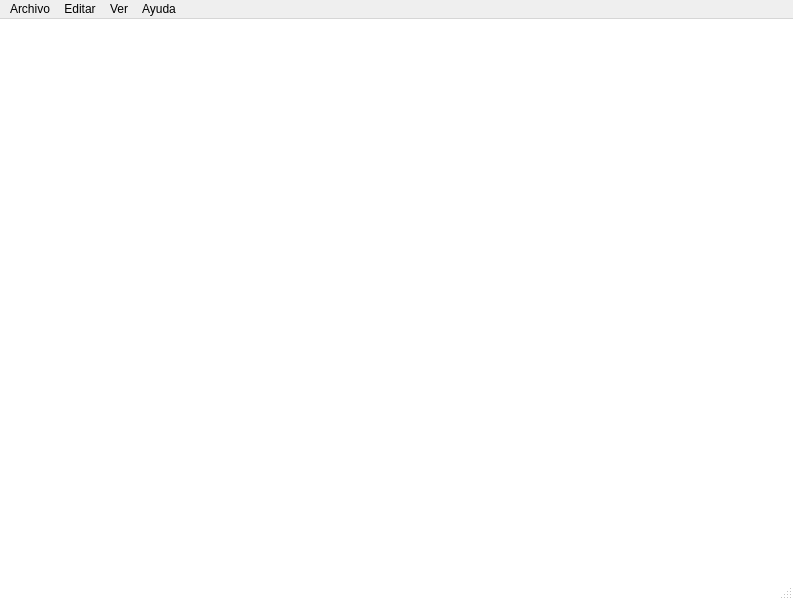
<?xml version="1.0" encoding="UTF-8"?>
<ui version="4.0">
 <class>MainWindow</class>
 <widget class="QMainWindow" name="MainWindow">
  <property name="geometry">
   <rect>
    <x>0</x>
    <y>0</y>
    <width>793</width>
    <height>600</height>
   </rect>
  </property>
  <property name="font">
   <font>
    <family>Roboto</family>
   </font>
  </property>
  <property name="windowTitle">
   <string>Notepy</string>
  </property>
  <property name="styleSheet">
   <string notr="true">QMainWindow#MainWindow {background: white; }</string>
  </property>
  <widget class="QWidget" name="centralwidget">
   <layout class="QGridLayout" name="gridLayout">
    <property name="bottomMargin">
     <number>0</number>
    </property>
    <item row="0" column="0">
     <widget class="QPlainTextEdit" name="editor">
      <property name="font">
       <font>
        <family>Roboto</family>
        <pointsize>12</pointsize>
       </font>
      </property>
      <property name="frameShape">
       <enum>QFrame::NoFrame</enum>
      </property>
     </widget>
    </item>
   </layout>
  </widget>
  <widget class="QMenuBar" name="menubar">
   <property name="geometry">
    <rect>
     <x>0</x>
     <y>0</y>
     <width>793</width>
     <height>22</height>
    </rect>
   </property>
   <widget class="QMenu" name="file">
    <property name="tearOffEnabled">
     <bool>true</bool>
    </property>
    <property name="title">
     <string>Archivo</string>
    </property>
    <addaction name="action_new"/>
    <addaction name="action_new_window"/>
    <addaction name="action_open"/>
    <addaction name="action_save"/>
    <addaction name="action_save_as"/>
    <addaction name="separator"/>
    <addaction name="action_page_settings"/>
    <addaction name="action_print"/>
    <addaction name="separator"/>
    <addaction name="action_exit"/>
   </widget>
   <widget class="QMenu" name="edit">
    <property name="tearOffEnabled">
     <bool>true</bool>
    </property>
    <property name="title">
     <string>Editar</string>
    </property>
    <addaction name="action_undo"/>
    <addaction name="separator"/>
    <addaction name="action_cut"/>
    <addaction name="action_copy"/>
    <addaction name="action_paste"/>
    <addaction name="action_delete"/>
    <addaction name="separator"/>
    <addaction name="action_search"/>
    <addaction name="action_search_next"/>
    <addaction name="action_search_before"/>
    <addaction name="action_replace"/>
    <addaction name="action_goto"/>
    <addaction name="separator"/>
    <addaction name="action_select_all"/>
    <addaction name="action_datetime"/>
    <addaction name="separator"/>
    <addaction name="action_font"/>
   </widget>
   <widget class="QMenu" name="view">
    <property name="tearOffEnabled">
     <bool>true</bool>
    </property>
    <property name="title">
     <string>Ver</string>
    </property>
    <widget class="QMenu" name="menuZoom">
     <property name="tearOffEnabled">
      <bool>true</bool>
     </property>
     <property name="title">
      <string>Zoom</string>
     </property>
     <addaction name="action_zoom_in"/>
     <addaction name="action_zoom_out"/>
     <addaction name="action_restore_zoom"/>
    </widget>
    <addaction name="menuZoom"/>
    <addaction name="action_status_bar"/>
    <addaction name="action_linebreak"/>
   </widget>
   <widget class="QMenu" name="help">
    <property name="title">
     <string>Ayuda</string>
    </property>
    <addaction name="action_settings"/>
    <addaction name="action_about"/>
   </widget>
   <addaction name="file"/>
   <addaction name="edit"/>
   <addaction name="view"/>
   <addaction name="help"/>
  </widget>
  <widget class="QStatusBar" name="status_bar"/>
  <action name="action_new">
   <property name="text">
    <string>Nuevo</string>
   </property>
   <property name="shortcut">
    <string>Ctrl+N</string>
   </property>
  </action>
  <action name="action_new_window">
   <property name="text">
    <string>Nueva ventana</string>
   </property>
   <property name="shortcut">
    <string>Ctrl+Shift+N</string>
   </property>
  </action>
  <action name="action_open">
   <property name="text">
    <string>Abrir</string>
   </property>
   <property name="shortcut">
    <string>Ctrl+A</string>
   </property>
  </action>
  <action name="action_save">
   <property name="text">
    <string>Guardar</string>
   </property>
   <property name="shortcut">
    <string>Ctrl+S</string>
   </property>
  </action>
  <action name="action_save_as">
   <property name="text">
    <string>Guardar como</string>
   </property>
   <property name="shortcut">
    <string>Ctrl+Shift+S</string>
   </property>
  </action>
  <action name="action_page_settings">
   <property name="text">
    <string>Configurar página</string>
   </property>
  </action>
  <action name="action_print">
   <property name="text">
    <string>Imprimir</string>
   </property>
   <property name="shortcut">
    <string>Ctrl+P</string>
   </property>
  </action>
  <action name="action_exit">
   <property name="text">
    <string>Salir</string>
   </property>
  </action>
  <action name="action_undo">
   <property name="text">
    <string>Deshacer</string>
   </property>
   <property name="shortcut">
    <string>Ctrl+Z</string>
   </property>
  </action>
  <action name="action_cut">
   <property name="text">
    <string>Cortar</string>
   </property>
   <property name="shortcut">
    <string>Ctrl+X</string>
   </property>
  </action>
  <action name="action_copy">
   <property name="text">
    <string>Copiar</string>
   </property>
   <property name="shortcut">
    <string>Ctrl+C</string>
   </property>
  </action>
  <action name="action_paste">
   <property name="text">
    <string>Pegar</string>
   </property>
   <property name="shortcut">
    <string>Ctrl+V</string>
   </property>
  </action>
  <action name="action_delete">
   <property name="text">
    <string>Eliminar</string>
   </property>
   <property name="shortcut">
    <string>Del</string>
   </property>
  </action>
  <action name="action_search">
   <property name="text">
    <string>Buscar</string>
   </property>
   <property name="shortcut">
    <string>Ctrl+B</string>
   </property>
  </action>
  <action name="action_search_next">
   <property name="text">
    <string>Buscar siguiente</string>
   </property>
   <property name="shortcut">
    <string>F3</string>
   </property>
  </action>
  <action name="action_search_before">
   <property name="text">
    <string>Buscar anterior</string>
   </property>
   <property name="shortcut">
    <string>Shift+F3</string>
   </property>
  </action>
  <action name="action_replace">
   <property name="text">
    <string>Reemplazar</string>
   </property>
   <property name="shortcut">
    <string>Ctrl+R</string>
   </property>
  </action>
  <action name="action_goto">
   <property name="text">
    <string>Ir a</string>
   </property>
   <property name="shortcut">
    <string>Ctrl+T</string>
   </property>
  </action>
  <action name="action_select_all">
   <property name="text">
    <string>Seleccionar todo</string>
   </property>
   <property name="shortcut">
    <string>Ctrl+E</string>
   </property>
  </action>
  <action name="action_datetime">
   <property name="text">
    <string>Fecha y hora</string>
   </property>
   <property name="shortcut">
    <string>F5</string>
   </property>
  </action>
  <action name="action_font">
   <property name="text">
    <string>Fuente</string>
   </property>
  </action>
  <action name="action_zoom_in">
   <property name="text">
    <string>Acercar</string>
   </property>
  </action>
  <action name="action_zoom_out">
   <property name="text">
    <string>Alejar</string>
   </property>
  </action>
  <action name="action_restore_zoom">
   <property name="text">
    <string>Restaurar zoom predeterminado</string>
   </property>
   <property name="shortcut">
    <string>Ctrl+0</string>
   </property>
  </action>
  <action name="action_status_bar">
   <property name="checkable">
    <bool>true</bool>
   </property>
   <property name="text">
    <string>Barra de estado</string>
   </property>
  </action>
  <action name="action_linebreak">
   <property name="checkable">
    <bool>true</bool>
   </property>
   <property name="text">
    <string>Ajuste de línea</string>
   </property>
  </action>
  <action name="action_settings">
   <property name="text">
    <string>Configuración</string>
   </property>
  </action>
  <action name="action_about">
   <property name="text">
    <string>Acerca de</string>
   </property>
  </action>
 </widget>
 <resources/>
 <connections/>
</ui>
